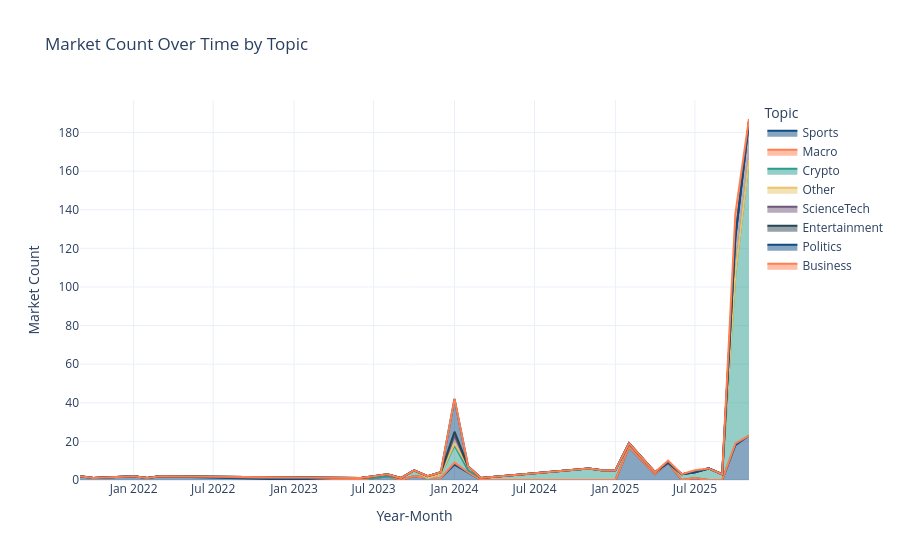

Notebook source saved alongside this figure:
### Code cell
# Date range analysis + topic timeline
time_col = "startDateIso" if "startDateIso" in analysis_df.columns else "createdAt"
tmp = analysis_df.dropna(subset=[time_col]).copy()
tmp["year_month"] = tmp[time_col].dt.to_period("M").astype(str)

top_topics = tmp["topic"].value_counts().head(8).index.tolist()
tmp["topic_group"] = np.where(tmp["topic"].isin(top_topics), tmp["topic"], "Other")

ts = tmp.groupby(["year_month", "topic_group"], as_index=False).size()
fig = px.area(
    ts,
    x="year_month",
    y="size",
    color="topic_group",
    template=TEMPLATE,
    color_discrete_sequence=PALETTE,
    title="Market Count Over Time by Topic"
)
fig.update_layout(xaxis_title="Year-Month", yaxis_title="Market Count", legend_title="Topic")
fig.show()

if "market_duration_days" in analysis_df.columns:
    fig, ax = plt.subplots(figsize=(14, 5))
    sns.histplot(analysis_df["market_duration_days"].dropna(), bins=40, kde=True, color="#0f4c81", ax=ax)
    ax.set_title("Distribution of Market Duration (days)", fontweight="bold")
    ax.set_xlabel("Duration (days)")
    plt.show()

### Figure 1 — Plotly figure (JSON) as saved in the notebook; plotly's stock layout.template omitted (floating-point values rounded to 4 significant figures)
{"data": [{"fillpattern": {"shape": ""}, "hovertemplate": "topic_group=Sports<br>year_month=%{x}<br>size=%{y}<extra></extra>", "legendgroup": "Sports", "line": {"color": "#0f4c81"}, "marker": {"symbol": "circle"}, "mode": "lines", "name": "Sports", "orientation": "v", "showlegend": true, "stackgroup": "1", "type": "scatter", "x": ["2021-09", "2021-10", "2022-01", "2022-02", "2022-03", "2023-07", "2023-08", "2023-10", "2023-11", "2023-12", "2024-01", "2024-02", "2025-02", "2025-04", "2025-05", "2025-07", "2025-10", "2025-11"], "xaxis": "x", "y": [2, 1, 2, 1, 2, 1, 2, 2, 1, 1, 8, 4, 17, 3, 9, 1, 18, 23], "yaxis": "y"}, {"fillpattern": {"shape": ""}, "hovertemplate": "topic_group=Macro<br>year_month=%{x}<br>size=%{y}<extra></extra>", "legendgroup": "Macro", "line": {"color": "#ff7f50"}, "marker": {"symbol": "circle"}, "mode": "lines", "name": "Macro", "orientation": "v", "showlegend": true, "stackgroup": "1", "type": "scatter", "x": ["2023-02", "2024-01", "2025-10"], "xaxis": "x", "y": [1, 1, 1], "yaxis": "y"}, {"fillpattern": {"shape": ""}, "hovertemplate": "topic_group=Crypto<br>year_month=%{x}<br>size=%{y}<extra></extra>", "legendgroup": "Crypto", "line": {"color": "#2a9d8f"}, "marker": {"symbol": "circle"}, "mode": "lines", "name": "Crypto", "orientation": "v", "showlegend": true, "stackgroup": "1", "type": "scatter", "x": ["2023-06", "2023-09", "2023-10", "2023-12", "2024-01", "2024-02", "2024-03", "2024-11", "2024-12", "2025-01", "2025-02", "2025-04", "2025-06", "2025-07", "2025-08", "2025-09", "2025-10", "2025-11"], "xaxis": "x", "y": [1, 1, 3, 2, 9, 1, 1, 6, 5, 5, 2, 1, 3, 3, 6, 3, 88, 143], "yaxis": "y"}, {"fillpattern": {"shape": ""}, "hovertemplate": "topic_group=Other<br>year_month=%{x}<br>size=%{y}<extra></extra>", "legendgroup": "Other", "line": {"color": "#e9c46a"}, "marker": {"symbol": "circle"}, "mode": "lines", "name": "Other", "orientation": "v", "showlegend": true, "stackgroup": "1", "type": "scatter", "x": ["2023-07", "2023-08", "2024-01", "2024-02"], "xaxis": "x", "y": [1, 1, 1, 2], "yaxis": "y"}, {"fillpattern": {"shape": ""}, "hovertemplate": "topic_group=ScienceTech<br>year_month=%{x}<br>size=%{y}<extra></extra>", "legendgroup": "ScienceTech", "line": {"color": "#6d597a"}, "marker": {"symbol": "circle"}, "mode": "lines", "name": "ScienceTech", "orientation": "v", "showlegend": true, "stackgroup": "1", "type": "scatter", "x": ["2023-11", "2023-12", "2024-01", "2025-10", "2025-11"], "xaxis": "x", "y": [1, 1, 4, 19, 20], "yaxis": "y"}, {"fillpattern": {"shape": ""}, "hovertemplate": "topic_group=Entertainment<br>year_month=%{x}<br>size=%{y}<extra></extra>", "legendgroup": "Entertainment", "line": {"color": "#264653"}, "marker": {"symbol": "circle"}, "mode": "lines", "name": "Entertainment", "orientation": "v", "showlegend": true, "stackgroup": "1", "type": "scatter", "x": ["2024-01"], "xaxis": "x", "y": [2], "yaxis": "y"}, {"fillpattern": {"shape": ""}, "hovertemplate": "topic_group=Politics<br>year_month=%{x}<br>size=%{y}<extra></extra>", "legendgroup": "Politics", "line": {"color": "#0f4c81"}, "marker": {"symbol": "circle"}, "mode": "lines", "name": "Politics", "orientation": "v", "showlegend": true, "stackgroup": "1", "type": "scatter", "x": ["2024-01"], "xaxis": "x", "y": [17], "yaxis": "y"}, {"fillpattern": {"shape": ""}, "hovertemplate": "topic_group=Business<br>year_month=%{x}<br>size=%{y}<extra></extra>", "legendgroup": "Business", "line": {"color": "#ff7f50"}, "marker": {"symbol": "circle"}, "mode": "lines", "name": "Business", "orientation": "v", "showlegend": true, "stackgroup": "1", "type": "scatter", "x": ["2025-05", "2025-07", "2025-10", "2025-11"], "xaxis": "x", "y": [1, 1, 12, 1], "yaxis": "y"}], "layout": {"legend": {"title": {"text": "Topic"}, "tracegroupgap": 0}, "title": {"text": "Market Count Over Time by Topic"}, "xaxis": {"anchor": "y", "domain": [0, 1], "title": {"text": "Year-Month"}}, "yaxis": {"anchor": "x", "domain": [0, 1], "title": {"text": "Market Count"}}}}
